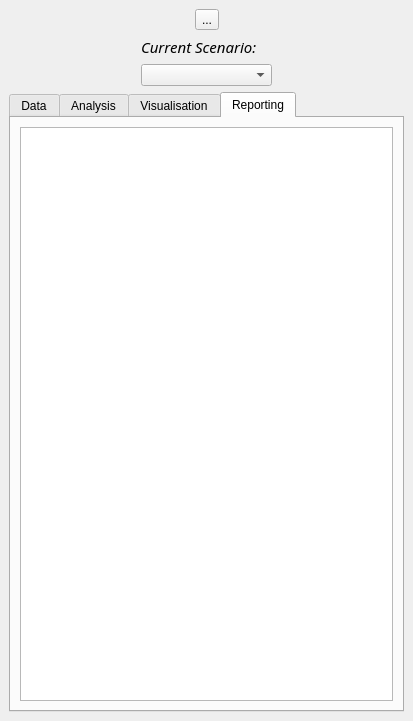
<?xml version="1.0" encoding="UTF-8"?>
<ui version="4.0">
 <class>SpatialDecisionDockWidgetBase</class>
 <widget class="QDockWidget" name="SpatialDecisionDockWidgetBase">
  <property name="geometry">
   <rect>
    <x>0</x>
    <y>0</y>
    <width>413</width>
    <height>721</height>
   </rect>
  </property>
  <property name="sizePolicy">
   <sizepolicy hsizetype="Fixed" vsizetype="Expanding">
    <horstretch>0</horstretch>
    <verstretch>0</verstretch>
   </sizepolicy>
  </property>
  <property name="minimumSize">
   <size>
    <width>342</width>
    <height>507</height>
   </size>
  </property>
  <property name="acceptDrops">
   <bool>false</bool>
  </property>
  <property name="styleSheet">
   <string notr="true">background=rgb(255, 255, 255)</string>
  </property>
  <property name="windowTitle">
   <string>Trial</string>
  </property>
  <widget class="QWidget" name="dockWidgetContents">
   <layout class="QVBoxLayout" name="verticalLayout_3">
    <item>
     <layout class="QHBoxLayout" name="horizontalLayout">
      <item>
       <spacer name="horizontalSpacer">
        <property name="orientation">
         <enum>Qt::Horizontal</enum>
        </property>
        <property name="sizeHint" stdset="0">
         <size>
          <width>40</width>
          <height>20</height>
         </size>
        </property>
       </spacer>
      </item>
      <item>
       <widget class="QToolButton" name="bigiconButton">
        <property name="text">
         <string>...</string>
        </property>
        <property name="iconSize">
         <size>
          <width>300</width>
          <height>76</height>
         </size>
        </property>
       </widget>
      </item>
      <item>
       <spacer name="horizontalSpacer_2">
        <property name="orientation">
         <enum>Qt::Horizontal</enum>
        </property>
        <property name="sizeHint" stdset="0">
         <size>
          <width>40</width>
          <height>20</height>
         </size>
        </property>
       </spacer>
      </item>
     </layout>
    </item>
    <item>
     <layout class="QHBoxLayout" name="horizontalLayout_2">
      <item>
       <spacer name="horizontalSpacer_4">
        <property name="orientation">
         <enum>Qt::Horizontal</enum>
        </property>
        <property name="sizeHint" stdset="0">
         <size>
          <width>40</width>
          <height>20</height>
         </size>
        </property>
       </spacer>
      </item>
      <item>
       <layout class="QVBoxLayout" name="verticalLayout_2">
        <item>
         <widget class="QLabel" name="label_2">
          <property name="font">
           <font>
            <family>Trebuchet MS</family>
            <pointsize>11</pointsize>
            <weight>50</weight>
            <italic>true</italic>
            <bold>false</bold>
           </font>
          </property>
          <property name="styleSheet">
           <string notr="true">font: italic 11pt &quot;Trebuchet MS&quot;;
</string>
          </property>
          <property name="text">
           <string>Current Scenario:</string>
          </property>
         </widget>
        </item>
        <item>
         <widget class="QComboBox" name="scenarioCombo">
          <property name="sizePolicy">
           <sizepolicy hsizetype="Expanding" vsizetype="Fixed">
            <horstretch>0</horstretch>
            <verstretch>0</verstretch>
           </sizepolicy>
          </property>
          <property name="styleSheet">
           <string notr="true">font: 9pt &quot;Trebuchet MS&quot;;</string>
          </property>
         </widget>
        </item>
       </layout>
      </item>
      <item>
       <spacer name="horizontalSpacer_3">
        <property name="orientation">
         <enum>Qt::Horizontal</enum>
        </property>
        <property name="sizeHint" stdset="0">
         <size>
          <width>40</width>
          <height>20</height>
         </size>
        </property>
       </spacer>
      </item>
     </layout>
    </item>
    <item>
     <widget class="QTabWidget" name="sampleWidgets">
      <property name="sizePolicy">
       <sizepolicy hsizetype="Ignored" vsizetype="Expanding">
        <horstretch>0</horstretch>
        <verstretch>0</verstretch>
       </sizepolicy>
      </property>
      <property name="minimumSize">
       <size>
        <width>260</width>
        <height>0</height>
       </size>
      </property>
      <property name="styleSheet">
       <string notr="true">font: 9pt &quot;Trebuchet MS&quot;;</string>
      </property>
      <property name="currentIndex">
       <number>3</number>
      </property>
      <widget class="QWidget" name="dataTab">
       <attribute name="title">
        <string>Data</string>
       </attribute>
       <widget class="QWidget" name="layoutWidget">
        <property name="geometry">
         <rect>
          <x>10</x>
          <y>10</y>
          <width>312</width>
          <height>285</height>
         </rect>
        </property>
        <layout class="QVBoxLayout" name="verticalLayout_4">
         <item>
          <widget class="QLabel" name="label_3">
           <property name="sizePolicy">
            <sizepolicy hsizetype="Minimum" vsizetype="Preferred">
             <horstretch>0</horstretch>
             <verstretch>0</verstretch>
            </sizepolicy>
           </property>
           <property name="minimumSize">
            <size>
             <width>300</width>
             <height>0</height>
            </size>
           </property>
           <property name="styleSheet">
            <string notr="true">font: &quot;Trebuchet MS&quot;;</string>
           </property>
           <property name="text">
            <string>&lt;html&gt;&lt;head/&gt;&lt;body&gt;&lt;p&gt;This plugin includes the public transport &lt;br/&gt;data of Rotterdam:&lt;/p&gt;&lt;/body&gt;&lt;/html&gt;</string>
           </property>
          </widget>
         </item>
         <item>
          <widget class="QPushButton" name="loadRotterdamButton">
           <property name="sizePolicy">
            <sizepolicy hsizetype="Fixed" vsizetype="Fixed">
             <horstretch>0</horstretch>
             <verstretch>0</verstretch>
            </sizepolicy>
           </property>
           <property name="minimumSize">
            <size>
             <width>200</width>
             <height>0</height>
            </size>
           </property>
           <property name="styleSheet">
            <string notr="true">font: 75 bold italic&quot;Trebuchet MS&quot;;</string>
           </property>
           <property name="text">
            <string>Load sample data</string>
           </property>
          </widget>
         </item>
        </layout>
       </widget>
      </widget>
      <widget class="QWidget" name="analysisTab">
       <attribute name="title">
        <string>Analysis</string>
       </attribute>
       <widget class="QLabel" name="label">
        <property name="geometry">
         <rect>
          <x>15</x>
          <y>268</y>
          <width>16</width>
          <height>16</height>
         </rect>
        </property>
        <property name="text">
         <string/>
        </property>
       </widget>
       <widget class="QPushButton" name="startButton">
        <property name="geometry">
         <rect>
          <x>10</x>
          <y>10</y>
          <width>351</width>
          <height>32</height>
         </rect>
        </property>
        <property name="text">
         <string>Start selecting</string>
        </property>
       </widget>
       <widget class="QTextEdit" name="showCoordinates">
        <property name="geometry">
         <rect>
          <x>20</x>
          <y>80</y>
          <width>331</width>
          <height>451</height>
         </rect>
        </property>
       </widget>
       <widget class="QPushButton" name="finishButton">
        <property name="geometry">
         <rect>
          <x>10</x>
          <y>40</y>
          <width>351</width>
          <height>32</height>
         </rect>
        </property>
        <property name="text">
         <string>Finish selecting</string>
        </property>
       </widget>
      </widget>
      <widget class="QWidget" name="tab">
       <property name="sizePolicy">
        <sizepolicy hsizetype="Fixed" vsizetype="Preferred">
         <horstretch>0</horstretch>
         <verstretch>0</verstretch>
        </sizepolicy>
       </property>
       <attribute name="title">
        <string>Visualisation</string>
       </attribute>
       <widget class="QWidget" name="layoutWidget_2">
        <property name="geometry">
         <rect>
          <x>20</x>
          <y>30</y>
          <width>341</width>
          <height>431</height>
         </rect>
        </property>
        <layout class="QVBoxLayout" name="chartLayout"/>
       </widget>
      </widget>
      <widget class="QWidget" name="visualisationTab">
       <attribute name="title">
        <string>Reporting</string>
       </attribute>
       <layout class="QVBoxLayout" name="verticalLayout">
        <item>
         <widget class="QTableWidget" name="tableWidget"/>
        </item>
       </layout>
      </widget>
     </widget>
    </item>
   </layout>
  </widget>
 </widget>
 <resources/>
 <connections/>
</ui>
